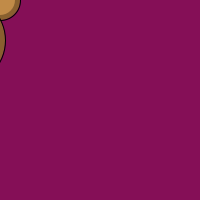
Frame 1 (no input)
Frame 60 (the mouse pressed at the canvas centre just before this capture): identical to frame 1, image omitted
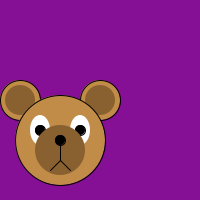
Frame 120 (the mouse held since frame 60 and released just before this capture)

The Processing sketch that drew these frames (run headless with seeded random() and noise(); from frame 60 on, the mouse is pressed at the canvas centre):

// Processing sketch: processing_79120
// ── processing_79120.pde

void setup() {
  size(200,200); //set the size of the window
  smooth(); //draw with smooth edges
  frameRate(30); // set framerate
}
void draw()
{if(mouseX < width/2){ //if mouse is on the left side of the screen the background will be pink
  background (133,15,87); 
} else {  
  background(133,15,149);//if mouse is on the right side of the screen the background will be purple
}//
   
   //set ellipses to CENTER mode
   ellipseMode(CENTER);
   
   //draw the large circle's in bear's ears
   stroke(0);
   if(mouseX < width/2) { //if the mouse is on the outside left side of the screen the circles will be dark brown
     fill(137,96,47);
   } else {
     fill(193,139,72);//if the mouse is in the left side of the screen the circles will be light brown
   }
   ellipse(mouseX,mouseY,40,40);// the ears will follow the location of the mouse
   ellipse(mouseX-80,mouseY,40,40);
   
   //draw the small circle in bear's ears
   noStroke();
   if (mouseX < width/2) {// if the mouse is on the left side if the screen the circles will be light brown
     fill(193,139,72);
   } else {
     fill(137,96,47);// if the mouse is on the right side of the screen the circles will be dark brown
     }
   ellipse(mouseX,mouseY,30,30);//the ears will follow the location of the mouse
   ellipse(mouseX-80,mouseY,30,30);
   
   //draw bear's head
   stroke(0);
   if (mouseX < width/2) { // if the mouse is on the left side of the screen the head will be ark brown
     fill(137,96,47);
   } else {
     fill(193,139,72); // if the mouse is on the right side of the screen the head will be light brown
   }
   ellipse(mouseX-40,mouseY+40,90,90); // the bear's head will follow the location of the mouse
   
   //draw the white in bear's eyes
   noStroke();
   fill(255);
   ellipse(mouseX-60,mouseY+30,20,30);
   ellipse(mouseX-20,mouseY+30,20,30);// bear's eyes will follow the location of the mouse
   
   //draw the pupils in bear's eyes
   stroke(0);
   fill(0);
   ellipse(mouseX-60,mouseY+30,10,10);
   ellipse(mouseX-20,mouseY+30,10,10);// bear's eyes will follow the location the mouse
   
   //draw the circle on bear's face
   noStroke();
   if (mouseX < width/2) { // if the mouse is on the left side of the screen the circle will be light brown
     fill (193,139,72);
   } else {
     fill (137,96,47);// if the mouse is on the right side of the screen the circle will be dark brown
   }
     
   ellipse(mouseX-40,mouseY+50,50,50); // the bear's mouth will follow the loaction of the mouse
  
  //draw bear's nose
   stroke(0);
   fill(0);
   ellipse(mouseX-40,mouseY+40,10,10);// the bear's nose will follow the location of the mouse
   
   //draw bear's mouth
   stroke(0);
   line(mouseX-40,mouseY+40,mouseX-40,mouseY+60);
   line(mouseX-40,mouseY+60,mouseX-50,mouseY+70);
   line(mouseX-40,mouseY+60,mouseX-30,mouseY+70);//  the bear's mouth will follow the location of the mouse

}
